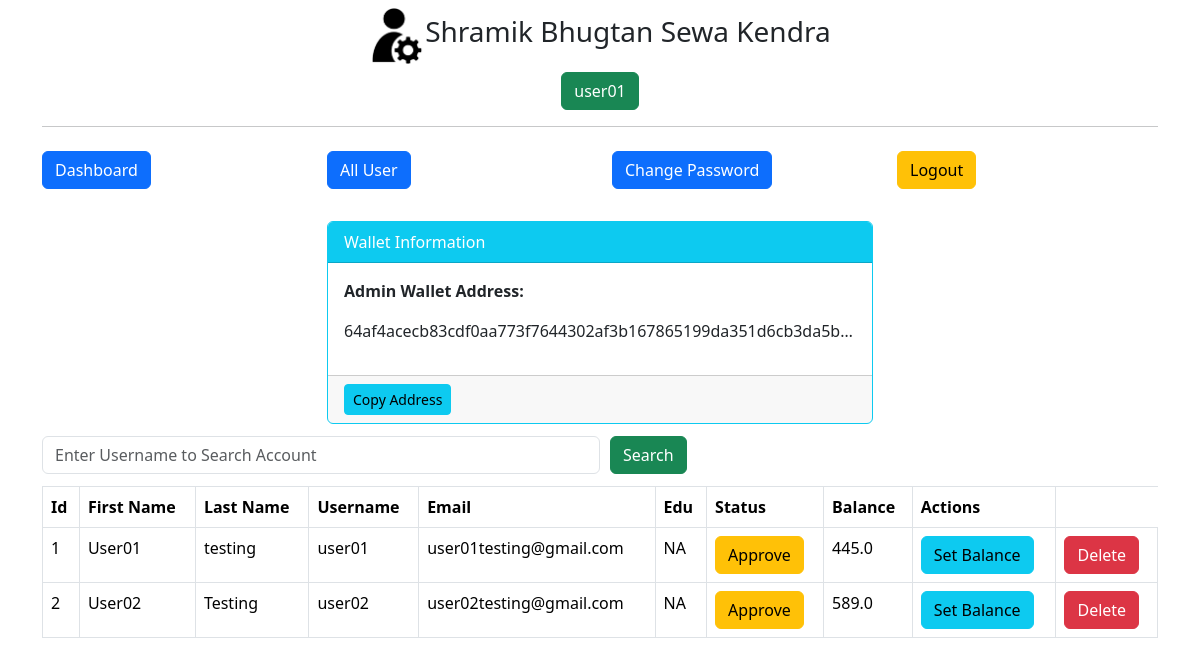
/admin/get-all-user (signed in), run on the app's committed database.
### main.py (models this page shows, shortened)
class Admin(db.Model):
    id = db.Column(db.Integer, primary_key=True)
    username = db.Column(db.String(255), nullable=False)
    password = db.Column(db.String(255), nullable=False)
    wallet_address = db.Column(db.String(255), unique=True, nullable=False)  # New column

class User(db.Model):
    id = db.Column(db.Integer, primary_key=True)
    fname = db.Column(db.String(255), nullable=False)
    lname = db.Column(db.String(255), nullable=False)
    email = db.Column(db.String(255), nullable=False)
    username = db.Column(db.String(255), nullable=False)
    edu = db.Column(db.String(255), nullable=False)
    password = db.Column(db.String(255), nullable=False)
    status = db.Column(db.Integer, default=0, nullable=False)
    balance = db.Column(db.Float, default=0.0, nullable=False)
    wallet_address = db.Column(db.String(255), unique=True, nullable=False)  # New column

### main.py (the view)
@app.route('/admin/get-all-user', methods=["POST", "GET"])
def adminGetAllUser():
    if not session.get('admin_id'):
        return redirect('/admin/')
    admin = Admin.query.get_or_404(session['admin_id'])
    if request.method == "POST":
        search = request.form.get('search')
        users = User.query.filter(User.username.like('%' + search + '%')).all()
        return render_template('admin/all-user.html', title='Approve User', users=users, admin=admin)
    else:
        users = User.query.all()
        users_with_balance = []  # List to store user details along with balance
        for user in users:
            user_data = {
                'id': user.id,
                'fname': user.fname,
                'lname': user.lname,
                'email': user.email,
                'username': user.username,
                'edu': user.edu,
                'status': "Approved" if user.status == 1 else "Not Approved",
                'balance': user.balance  # Fetch the balance of each user
            }
            users_with_balance.append(user_data)
        return render_template('admin/all-user.html', title='Approve User', users=users_with_balance, admin=admin)

### templates/admin/all-user.html (shortened to what this page needs)
{% extends "admin/layout.html"%}
{% block content %}
<div class="container">
    {% include 'admin/navbar.html' %}
    <div class="my-2">
        <form action="" method="POST" style="width:100%">
            <div class="d-flex align-items-center">
                <input type="text" name="search" id="search" placeholder="Enter Username to Search Account" class="form-control my-1 w-50">
                <button type="submit" class="btn btn-success" style="margin-left:10px;">Search</button>
            </div>
        </form>
    </div>
    <div class="my-2">
        <div class="table-responsive">
            <table class="table table-bordered">
                <thead>
                    <tr>
                        <th>Id</th>
                        <th>First Name</th>
                        <th>Last Name</th>
                        <th>Username</th>
                        <th>Email</th>
                        <th>Edu</th>
                        <th>Status</th>
                        <th>Balance</th>
                        <th>Actions</th>
                    </tr>
                </thead>
                <tbody>
                    {% for user in users %}
                    <tr>
                        <td>{{ user.id }}</td>
                        <td>{{ user.fname }}</td>
                        <td>{{ user.lname }}</td>
                        <td>{{ user.username }}</td>
                        <td>{{ user.email }}</td>
                        <td>{{ user.edu }}</td>
                        <td>
                            {% if user.status == 1 %}
                            Approved
                            {% else %}
                            <a href="/admin/approve-user/{{ user.id }}" class="btn btn-warning">Approve</a>
                            {% endif %}
                        </td>
                        <td>
                            {{ user.balance }}
                        </td>
                        <td>
                            <a href="{{ url_for('set_user_balance', user_id=user.id) }}" class="btn btn-info">Set Balance</a>
                        </td>
                        <td>
                            <form action="{{ url_for('delete_user', user_id=user.id) }}" method="POST" style="display: inline-block;">
                                <button type="submit" class="btn btn-danger" onclick="return confirm('Are you sure you want to delete this account?');">Delete</button>
                            </form>
                        </td>
                    </tr>
                    {% endfor %}
                </tbody>
            </table>
        </div>
    </div>
</div>
{% endblock content %}

### templates/admin/layout.html (shortened to what this page needs)
<!DOCTYPE html>
<html lang="en">
    <head>
        <link href="https://cdn.jsdelivr.net/npm/bootstrap@5.3.2/dist/css/bootstrap.min.css" rel="stylesheet">
    </head>
    <body>
        <div class="container my-2">
            <div class="d-flex justify-content-center align-items-center">
                <img style="width: 5%;"
                    alt="">
                <h3>
                    Shramik Bhugtan Sewa Kendra
                </h3>
            </div>
            <div class="my-2 text-center">
                {% if session.admin_name %}
                <button class="btn btn-success">{{session.admin_name}}</button>
                {% endif %}
            </div>
            <hr>
        </div>
        {% block content %} {% endblock content %}
    </body>
</html>

### templates/admin/navbar.html (shortened to what this page needs)
<div class="row d-flex justify-content-center">
    <div class="col-lg-3 col-md-6 my-2">
        <a href="/admin/dashboard" class="btn btn-primary btn-block">Dashboard</a>
    </div>
    <div class="col-lg-3 col-md-6 my-2">
        <a href="/admin/get-all-user" class="btn btn-primary btn-block">All User</a>
    </div>
    <div class="col-lg-3 col-md-6 my-2">
        <a href="/admin/change-admin-password" class="btn btn-primary btn-block">Change Password</a>
    </div>
    <div class="col-lg-3 col-md-6 my-2">
        <a href="/admin/logout" class="btn btn-warning btn-block">Logout</a>
    </div>
</div>
<div class="row d-flex justify-content-center mt-4">
    <div class="col-12 col-md-8 col-lg-6">
        <div class="card border-info">
            <div class="card-header bg-info text-white">
                Wallet Information
            </div>
            <div class="card-body">
                <p class="card-text"><strong>Admin Wallet Address:</strong></p>
                <p class="text-center font-weight-bold overflow-hidden text-truncate">{{ admin.wallet_address }}</p>
            </div>
            <div class="card-footer">
                <button class="btn btn-info btn-sm copy-btn" onclick="copyToClipboard('{{ admin.wallet_address }}')">Copy Address</button>
            </div>
        </div>
    </div>
</div>

### data on the page
Admin: wallet_address "64af4acecb83cdf0aa773f7644302af3b167865199da351d6cb3da5b…"
User: id "1", fname "User01", lname "testing", username "user01", email "user01testing@gmail.com", edu "NA", balance "445.0"
User: id "2", fname "User02", lname "Testing", username "user02", email "user02testing@gmail.com", edu "NA", balance "589.0"

### other printed values
{{ session.admin_name }} "user01"
